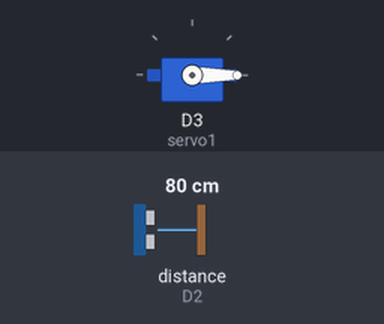
A sketch run on a simulated ESP8266 (NodeMCU). Shown: servo. Wiring (inferred from the names in the program): ultrasonic range finder: trigger D1; echo D2. The inputs (shaded band) are chosen by the test bench; at power-on: distance to the obstacle (sensor on D2) 80 cm. The echo pulse lasts 58.3 µs per cm; WiFi joins after 1.5 s; servers stay silent unless stated; the Firebase database answers and starts empty; what the sketch prints to the serial monitor is not drawn.

Above: at 2.8 s.
2.9 s: distance to the obstacle (sensor on D2) set to 13 cm
4.4 s: distance to the obstacle (sensor on D2) set to 10 cm
At 5.3 s:
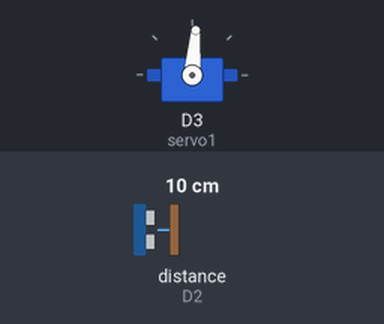
5.9 s: distance to the obstacle (sensor on D2) set to 18 cm
At 8.4 s:
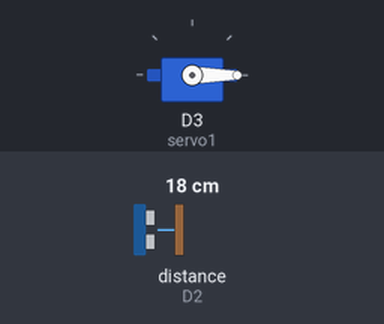
8.9 s: distance to the obstacle (sensor on D2) set to 2 cm
At 9.3 s:
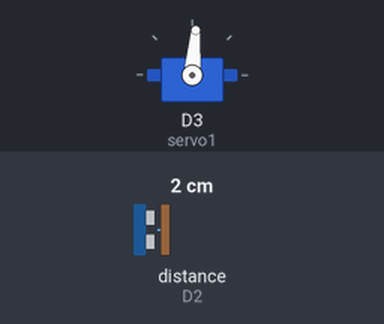
Timing chart, 0 to 11.4 s (numbered marks = the images above; inputs shaded):
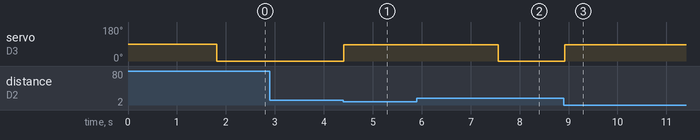

Measured:
- the behaviour switches between 12 and 11 cm on distance to the obstacle (sensor on D2) (found by bisection; images 0 and 1)
- after the input at 2.9 s, every drawn part: stays the same
- after the input at 4.4 s, servo on D3 (servo1): 0° → 85° at once
- after the input at 5.9 s, servo on D3 (servo1): 85° → 0° after 1.7 s
- after the input at 8.9 s, servo on D3 (servo1): 0° → 85° at once

The sketch:

FINAL_1.ino
```cpp
#include <SoftwareSerial.h>
#include <FirebaseArduino.h>
#include <ArduinoJson.h>
#include <ESP8266HTTPClient.h>
#include <ESP8266WiFi.h>
#include <Servo.h>

#define FIREBASE_HOST "xxxxxxxxxxxxxxxxxx"
#define FIREBASE_AUTH "xxxxxxxxxxxxxxxxxx"
#define WIFI_SSID "xxxxxxxxxxxxxxxxxxxxxx"
#define WIFI_PASSWORD "xxxxxxxxxxxxxxxxxx"


Servo servo1;
int trigPin=D1;
int echoPin=D2;
long distance;
long duration;

void setup(){

    servo1.attach(D3);

    pinMode(trigPin, OUTPUT);
    pinMode(echoPin, INPUT);

   Serial.begin(115200);

WiFi.begin(WIFI_SSID, WIFI_PASSWORD);

Serial.print("connecting");

while (WiFi.status() != WL_CONNECTED) {

Serial.print(".");

delay(500);

}

Serial.println();

Serial.print("connected: ");

Serial.println(WiFi.localIP());

    Firebase.begin(FIREBASE_HOST,FIREBASE_AUTH);
    Firebase.set("SERVO_STATUS",1);
}

void loop(){

    int n=Firebase.getInt("SERVO_STATUS");

    if(n==1){
        digitalWrite(trigPin, LOW);
        delayMicroseconds(2);
        digitalWrite(trigPin, HIGH);
        delayMicroseconds(10);
        digitalWrite(trigPin, LOW);
        duration=pulseIn(echoPin, HIGH);
        distance=duration*0.034/2;

        servo1.write(0);

        if(distance<=10){
            servo1.write(85);
            delay(3000);
        }
    }else{
        servo1.write(0);
    }
}
```
